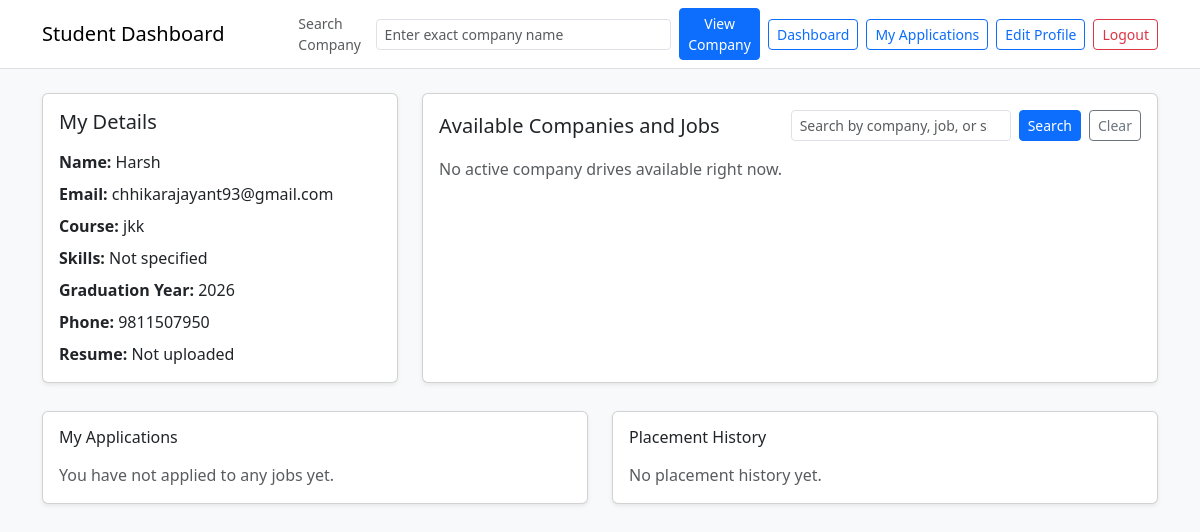
The app's page /student-preview with its own data.
### model.py (models this page shows, shortened)
class Student(db.Model):
    __tablename__ = "students"
    id = db.Column(db.Integer, primary_key=True)
    full_name = db.Column(db.String(120), nullable=False)
    email = db.Column(db.String(120), unique=True, nullable=False)
    password = db.Column(db.String(120), nullable=False)
    phone = db.Column(db.String(20), nullable=True)
    course = db.Column(db.String(100), nullable=True)
    skills = db.Column(db.String(255), nullable=True)
    graduation_year = db.Column(db.Integer, nullable=True)
    resume_url = db.Column(db.String(255), nullable=True)
    is_deactivated = db.Column(db.Boolean, nullable=False, default=False)
    applications = db.relationship(
        "Application", back_populates="student", cascade="all, delete-orphan"
    )

### app.py (the view)
@app.route('/student-preview')
def student_preview():
    student = Student.query.order_by(Student.id.asc()).first()
    return render_template(
        'student.html',
        student=student,
        applications=[],
        active_positions=[],
        applied_position_ids=[],
        placements=[],
    )

### template/student.html (shortened to what this page needs)
<!doctype html>
<html lang="en">
<head>
    <link href="https://cdn.jsdelivr.net/npm/bootstrap@5.3.8/dist/css/bootstrap.min.css" rel="stylesheet">
</head>
<body class="bg-light">
    <nav class="navbar navbar-expand-lg bg-white border-bottom">
        <div class="container gap-2">
            <span class="navbar-brand">Student Dashboard</span>
            <form method="GET" action="{{ url_for('student_company_details') }}" class="d-flex ms-auto gap-2 align-items-center">
                <label for="company_name" class="small text-muted mb-0">Search Company</label>
                <input id="company_name" name="company_name" class="form-control form-control-sm" placeholder="Enter exact company name" required>
                <button type="submit" class="btn btn-primary btn-sm">View Company</button>
            </form>
            <div class="navbar-nav gap-2">
                <a class="btn btn-outline-primary btn-sm" href="{{ url_for('student_dashboard') }}">Dashboard</a>
                <a class="btn btn-outline-primary btn-sm" href="{{ url_for('view_applications') }}">My Applications</a>
                <a class="btn btn-outline-primary btn-sm" href="{{ url_for('edit_profile') }}">Edit Profile</a>
                <a class="btn btn-outline-danger btn-sm" href="{{ url_for('logout') }}">Logout</a>
            </div>
        </div>
    </nav>
    <main class="container py-4">
        <div class="row g-4">
            <div class="col-12 col-lg-4">
                <div class="card shadow-sm h-100">
                    <div class="card-body">
                        <h2 class="h5 mb-3">My Details</h2>
                        <p class="mb-2"><strong>Name:</strong> {{ student.full_name }}</p>
                        <p class="mb-2"><strong>Email:</strong> {{ student.email }}</p>
                        <p class="mb-2"><strong>Course:</strong> {{ student.course or 'Not specified' }}</p>
                        <p class="mb-2"><strong>Skills:</strong> {{ student.skills or 'Not specified' }}</p>
                        <p class="mb-2"><strong>Graduation Year:</strong> {{ student.graduation_year or 'Not specified' }}</p>
                        <p class="mb-0"><strong>Phone:</strong> {{ student.phone or 'Not specified' }}</p>
                        <p class="mb-0 mt-2"><strong>Resume:</strong>
                            {% if student.resume_url %}
                                <a href="{{ student.resume_url }}" target="_blank">View Resume</a>
                            {% else %}
                                Not uploaded
                            {% endif %}
                        </p>
                    </div>
                </div>
            </div>
            <div class="col-12 col-lg-8">
                <div class="card shadow-sm h-100">
                    <div class="card-body">
                        <div class="d-flex flex-wrap justify-content-between align-items-center gap-2 mb-3">
                            <h2 class="h5 mb-0">Available Companies and Jobs</h2>
                            <form method="GET" action="{{ url_for('student_dashboard') }}" class="d-flex gap-2">
                                <input class="form-control form-control-sm" type="search" name="search" value="{{ search or '' }}" placeholder="Search by company, job, or skills">
                                <button class="btn btn-primary btn-sm" type="submit">Search</button>
                                <a class="btn btn-outline-secondary btn-sm" href="{{ url_for('student_dashboard') }}">Clear</a>
                            </form>
                        </div>
                        {% if active_positions %}
                            <div class="table-responsive">
                                <table class="table table-striped align-middle">
                                    <thead>
                                        <tr>
                                            <th>Company</th>
                                            <th>Job Title</th>
                                            <th>Location</th>
                                            <th>Skills</th>
                                            <th>Action</th>
                                        </tr>
                                    </thead>
                                    <tbody>
                                        {% for position in active_positions %}
                                            <tr>
                                                <td>{{ position.company.name }}</td>
                                                <td>{{ position.title }}</td>
                                                <td>{{ position.location or 'N/A' }}</td>
                                                <td>{{ position.required_skills or position.eligibility_criteria or 'N/A' }}</td>
                                                <td>
                                                    <a href="{{ url_for('student_job_details', position_id=position.id) }}" class="btn btn-primary btn-sm">View Details</a>
                                                </td>
                                            </tr>
                                        {% endfor %}
                                    </tbody>
                                </table>
                            </div>
                        {% else %}
                            {% if search %}
                                <p class="text-muted mb-0">No jobs matched your search.</p>
                            {% else %}
                                <p class="text-muted mb-0">No active company drives available right now.</p>
                            {% endif %}
                        {% endif %}
                    </div>
                </div>
            </div>
        </div>
        <div class="row g-4 mt-1">
            <div class="col-12 col-lg-6">
                <div class="card shadow-sm h-100">
                    <div class="card-body">
                        <h2 class="h6 mb-3">My Applications</h2>
                        {% if applications %}
                            <ul class="list-group">
                                {% for application in applications %}
                                    <li class="list-group-item d-flex justify-content-between align-items-center">
                                        <span>{{ application.job_position.company.name }} - {{ application.job_position.title }}</span>
                                        <span class="badge text-bg-secondary">{{ application.status }}</span>
                                    </li>
                                {% endfor %}
                            </ul>
                        {% else %}
                            <p class="text-muted mb-0">You have not applied to any jobs yet.</p>
                        {% endif %}
                    </div>
                </div>
            </div>
            <div class="col-12 col-lg-6">
                <div class="card shadow-sm h-100">
                    <div class="card-body">
                        <h2 class="h6 mb-3">Placement History</h2>
                        {% if placements %}
                            <ul class="list-group">
                                {% for placement in placements %}
                                    <li class="list-group-item">
                                        {{ placement.application.job_position.company.name }} - {{ placement.application.job_position.title }}
                                    </li>
                                {% endfor %}
                            </ul>
                        {% else %}
                            <p class="text-muted mb-0">No placement history yet.</p>
                        {% endif %}
                    </div>
                </div>
            </div>
        </div>
    </main>
</body>
</html>

### records on screen
Student: full_name "Harsh", email "chhikarajayant93@gmail.com", course "jkk", skills "Not specified", graduation_year "2026", phone "9811507950"
